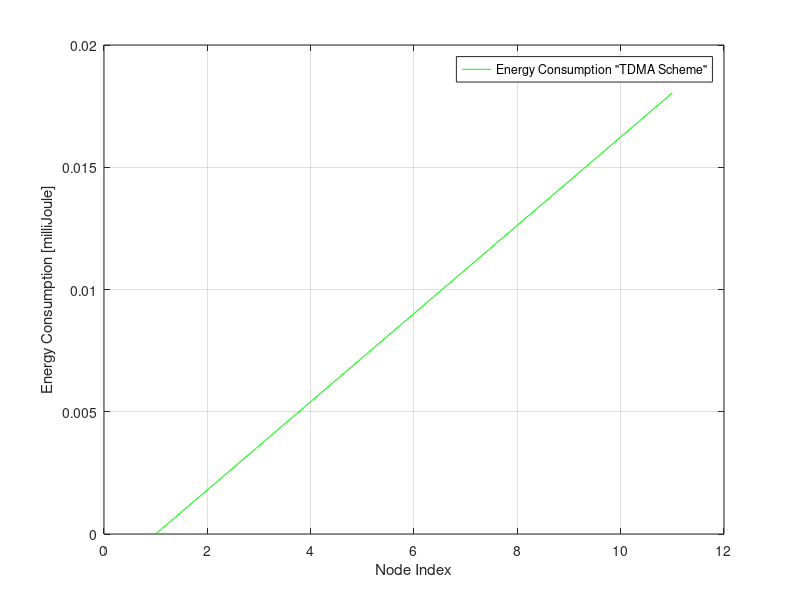

Source code (MATLAB):
V=3;
Il=18.8*0.001;
It=17.4*0.001;
Ir=19.7*0.001;
TCCA = 128*0.000001;
TCC = 128*0.00000001;
Ia=19.7*0.001;
TB=32*0.000001;
SE=827*0.000000001;
Is= 0.2* 0.001;
P = 12;
Ack = 11;
m = 10;
ST = 0.000016;
TB = 32*0.000001;
BP = 0.00032;
TCCA = 128*0.000001;
macMinBE=4;
macMaxBE=5;
run = 10;
  N = 11;
  counter = 1;
E4 = zeros(1,N);
 for i = 1 : 20
     while counter < run
         for j = 1 : N
             if j == 1
                  E4(j) = 0;
             else
                 E4(j) = E4(j) + m*P*TB*It*V;
             end
         end
         counter = counter + 1;
     end
 end
                        plot(cumsum(E4),'g')
    hold on
 grid on
 legend('Energy Consumption "TDMA Scheme"')
 xlabel('Node Index');
 ylabel('Energy Consumption [milliJoule]');

